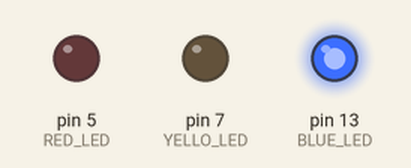
Bench run of a sketch on a simulated Arduino Uno, built with avr-gcc and run on an emulated ATmega328P. Shown: output pins drawn as LEDs (lit = HIGH).

Above: at 0.15 s.
At 1.35 s:
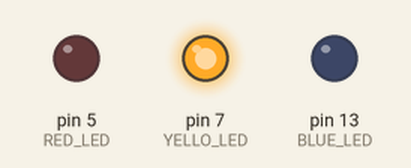
At 2.55 s:
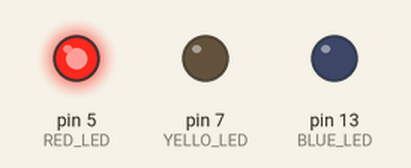
Timing chart, 0 to 3.0 s (numbered marks = the images above):
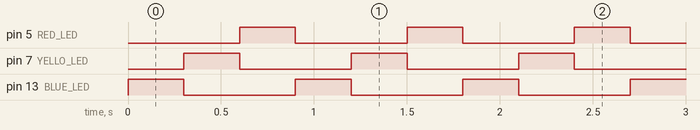

The sketch:

LED_3colors.ino
```cpp
#define RED_LED 5
#define YELLO_LED 7
#define BLUE_LED 13

void setup() {
  // put your setup code here, to run once:
  pinMode(BLUE_LED, OUTPUT);
  pinMode(YELLO_LED, OUTPUT);
  pinMode(RED_LED, OUTPUT);
}

void loop() {
  // put your main code here, to run repeatedly:
  digitalWrite(BLUE_LED, HIGH);
  delay(300);
  digitalWrite(BLUE_LED, LOW);
  digitalWrite(YELLO_LED, HIGH);
  delay(300);
  digitalWrite(YELLO_LED, LOW);
  digitalWrite(RED_LED, HIGH);
  delay(300);
  digitalWrite(RED_LED, LOW);
}
```

Measured:
- by itself, pin 5 (RED_LED), pin 7 (YELLO_LED), pin 13 (BLUE_LED): alternates HIGH for 0.30 s and LOW for 0.60 s
- by itself, everything shown: repeats every 0.90 s, in 4 steps
